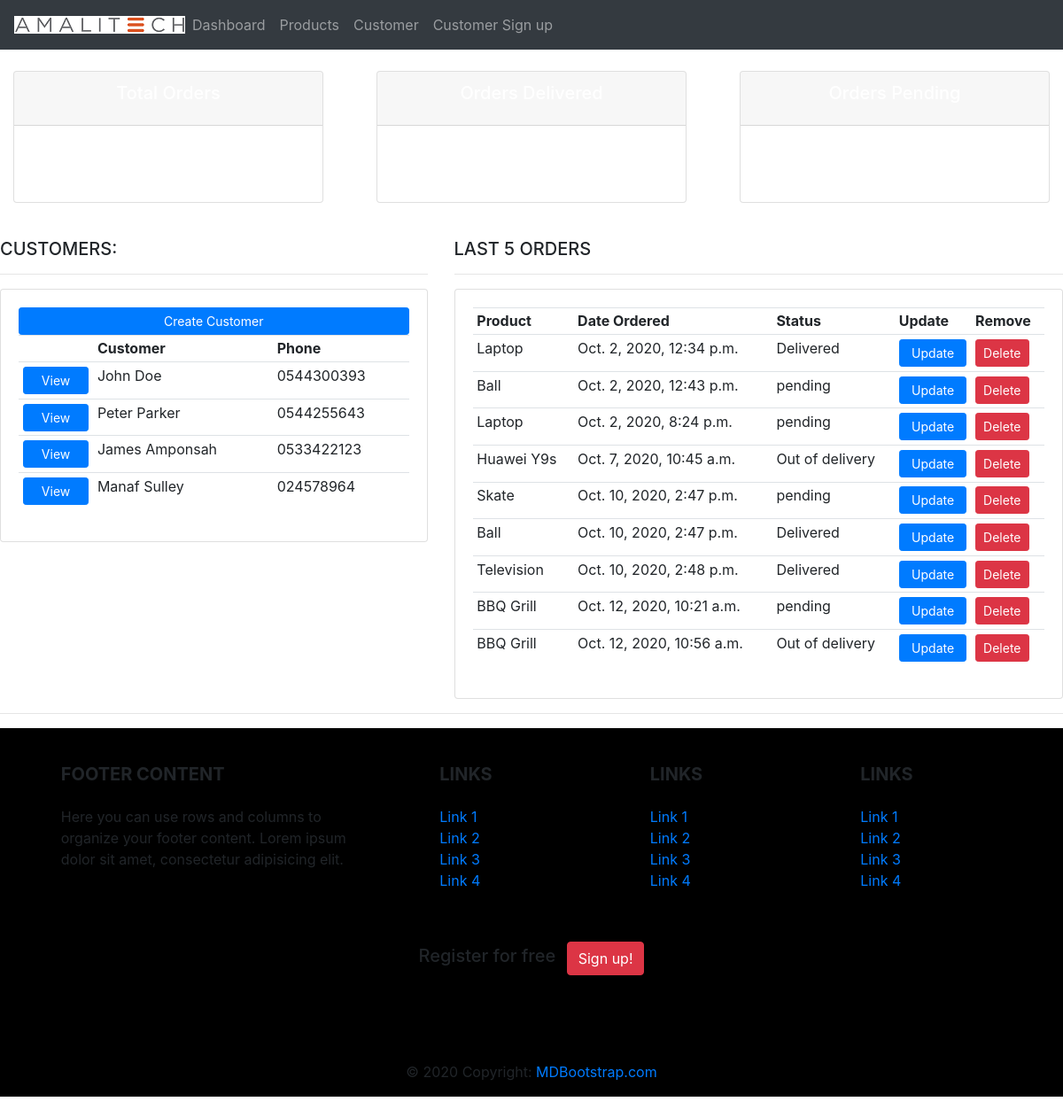
Before: / with the older database file.
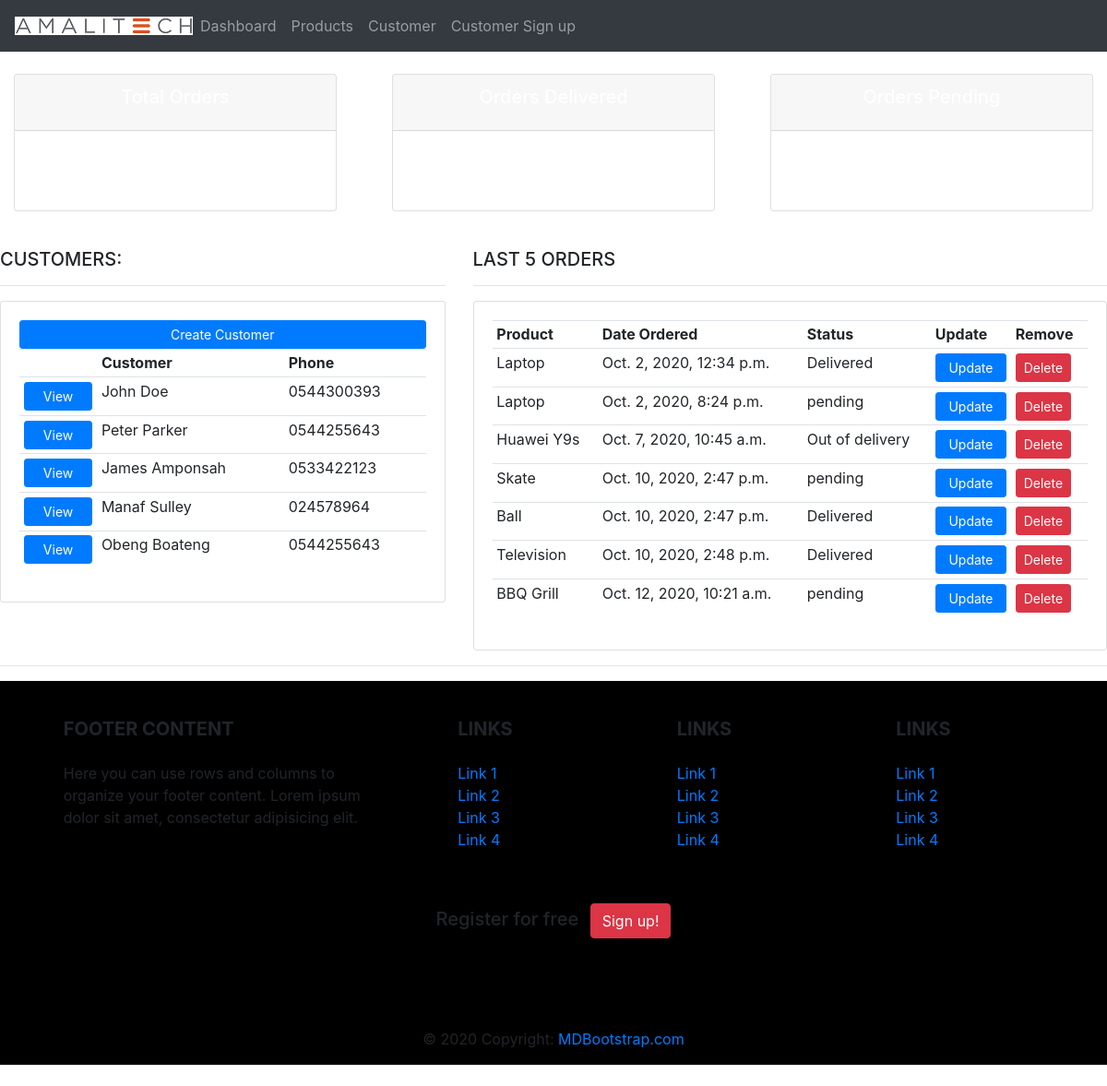
After: the same page with the newer database file.
### accounts/models.py (models this page shows, shortened)
class Customer(models.Model):
    name = models.CharField(max_length=283, null=True)
    phone = models.CharField(max_length=283, null=True)
    email = models.CharField(max_length=283, null=True)
    date_created = models.DateTimeField(auto_now_add=True)

class Order(models.Model):
    STATUS = (
        ('pending', 'Pending'),
        ('Out of delivery', 'Out of delivery'),
        ('Delivered', 'Delivered')
    )
    customer = models.ForeignKey(Customer, null = True, on_delete=models.SET_NULL)
    product = models.ForeignKey(Products, null = True, on_delete=models.SET_NULL)
    date_created = models.DateTimeField(auto_now_add=True)
    status = models.CharField(max_length=200, null=True, choices=STATUS )

class Products(models.Model):
    CATEGORY = (
        ('Indoor', 'Indoor'),
        ('Out Door', 'Out Door'),
    )
    name = models.CharField(max_length=200, null=True)
    price = models.FloatField(null=True)
    category = models.CharField(max_length=283, null=True, choices=CATEGORY)
    description = models.CharField(max_length=283, null=True, blank=True)
    date_created = models.DateTimeField(auto_now_add=True)
    tags = models.ManyToManyField(Tag)
    def __str__(self):
        return self.name

### accounts/views.py (the view)
# urls.py: path('', views.home, name = 'home'),
def home(request):
    orders = Order.objects.all()
    customers = Customer.objects.all()
    total_customers = customers.count()
    total_orders = orders.count()
    delivered = orders.filter(status ='Delivered').count()
    pending = orders.filter(status = 'pending').count()
    context = {
        'orders' : orders,
        'customers' : customers,
        'total_orders': total_orders,
        'delivered':delivered,
        'total_customers':total_customers,
        'pending': pending
    }
    return render(request, 'home.html', context)

### templates/home.html (shortened to what this page needs)
{% extends 'main.html'%}
{%block  content%}
{% include 'status.html'%}
<br>
<div class="row">
	<div class="col-md-5">
		<h5>CUSTOMERS:</h5>
		<hr>
		<div class="card card-body">
			<a class="btn btn-primary  btn-sm btn-block" href="">Create Customer</a>
			<table class="table table-sm">
				<tr>
				<th></th>
					<th>Customer</th>
					<th>Phone</th>
				</tr>
				{%for i in customers%}
				<tr>
					<td><a class="btn btn-primary btn-sm btn-block" href="{% url 'customer' i.id %}">View</a> </td>
					<td>{{i.name}}</td>
					<td>{{i.phone}}</td>
				</tr>
				{%endfor%}
			</table>
		</div>
	</div>
	<div class="col-md-7">
		<h5>LAST 5 ORDERS</h5>
		<hr>
		<div class="card card-body">
			<table class="table table-sm">
				<tr>
					<th>Product</th>
					<th>Date Ordered</th>
					<th>Status</th>
					<th>Update</th>
					<th>Remove</th>
				{%for order in orders%}
				<tr>
					<td>{{order.product}}</td>
					<td>{{order.date_created}}</td>
					<td>{{order.status}}</td>
					<td> <a class="btn btn-primary btn-sm btn-block" href="{%url 'update_order' order.id %}">Update</a></td>
					<td> <a class="btn btn-primary btn-sm btn-danger" href="{%url 'delete_order' order.id %}">Delete</a></td>
				</tr>
				{%endfor%}
			</table>
		</div>
	</div>
</div>
{%endblock%}

Changed rows visible on the page:
removed Order: product "Ball", date_created "Oct. 2, 2020, 12:43 p.m.", status "pending"
removed Order: product "BBQ Grill", date_created "Oct. 12, 2020, 10:56 a.m.", status "Out of delivery"
added Customer: name "Obeng Boateng", phone "0544255643"
